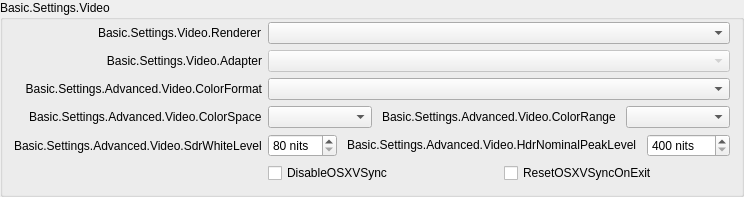
                   <widget class="QGroupBox" name="advancedVideoContainer">
                    <property name="title">
                     <string>Basic.Settings.Video</string>
                    </property>
                    <layout class="QFormLayout" name="formLayout_14">
                     <property name="fieldGrowthPolicy">
                      <enum>QFormLayout::AllNonFixedFieldsGrow</enum>
                     </property>
                     <property name="labelAlignment">
                      <set>Qt::AlignRight|Qt::AlignTrailing|Qt::AlignVCenter</set>
                     </property>
                     <property name="topMargin">
                      <number>2</number>
                     </property>
                     <item row="0" column="0">
                      <widget class="QLabel" name="rendererLabel">
                       <property name="text">
                        <string>Basic.Settings.Video.Renderer</string>
                       </property>
                       <property name="buddy">
                        <cstring>renderer</cstring>
                       </property>
                       <property name="useFor" stdset="0">
                        <string notr="true">FormLabelRole</string>
                       </property>
                      </widget>
                     </item>
                     <item row="0" column="1">
                      <widget class="PLSComboBox" name="renderer">
                       <property name="currentText">
                        <string notr="true"/>
                       </property>
                      </widget>
                     </item>
                     <item row="1" column="0">
                      <widget class="QLabel" name="adapterLabel">
                       <property name="text">
                        <string>Basic.Settings.Video.Adapter</string>
                       </property>
                       <property name="alignment">
                        <set>Qt::AlignRight|Qt::AlignTrailing|Qt::AlignVCenter</set>
                       </property>
                       <property name="buddy">
                        <cstring>adapter</cstring>
                       </property>
                       <property name="useFor" stdset="0">
                        <string notr="true">FormLabelRole</string>
                       </property>
                      </widget>
                     </item>
                     <item row="1" column="1">
                      <widget class="PLSComboBox" name="adapter">
                       <property name="enabled">
                        <bool>false</bool>
                       </property>
                       <property name="currentText">
                        <string notr="true"/>
                       </property>
                      </widget>
                     </item>
                     <item row="2" column="0">
                      <widget class="QLabel" name="label_30">
                       <property name="minimumSize">
                        <size>
                         <width>0</width>
                         <height>0</height>
                        </size>
                       </property>
                       <property name="text">
                        <string>Basic.Settings.Advanced.Video.ColorFormat</string>
                       </property>
                       <property name="alignment">
                        <set>Qt::AlignRight|Qt::AlignTrailing|Qt::AlignVCenter</set>
                       </property>
                       <property name="buddy">
                        <cstring>colorFormat</cstring>
                       </property>
                       <property name="useFor" stdset="0">
                        <string notr="true">FormLabelRole</string>
                       </property>
                      </widget>
                     </item>
                     <item row="2" column="1">
                      <widget class="PLSComboBox" name="colorFormat"/>
                     </item>
                     <item row="3" column="0">
                      <widget class="QLabel" name="label_33">
                       <property name="text">
                        <string>Basic.Settings.Advanced.Video.ColorSpace</string>
                       </property>
                       <property name="buddy">
                        <cstring>colorSpace</cstring>
                       </property>
                       <property name="useFor" stdset="0">
                        <string notr="true">FormLabelRole</string>
                       </property>
                      </widget>
                     </item>
                     <item row="3" column="1">
                      <layout class="QHBoxLayout" name="horizontalLayout_20">
                       <property name="spacing">
                        <number>10</number>
                       </property>
                       <property name="leftMargin">
                        <number>0</number>
                       </property>
                       <property name="topMargin">
                        <number>0</number>
                       </property>
                       <property name="rightMargin">
                        <number>0</number>
                       </property>
                       <property name="bottomMargin">
                        <number>0</number>
                       </property>
                       <item>
                        <widget class="PLSComboBox" name="colorSpace"/>
                       </item>
                       <item alignment="Qt::AlignRight|Qt::AlignVCenter">
                        <widget class="QLabel" name="label_34">
                         <property name="sizePolicy">
                          <sizepolicy hsizetype="Maximum" vsizetype="Preferred">
                           <horstretch>0</horstretch>
                           <verstretch>0</verstretch>
                          </sizepolicy>
                         </property>
                         <property name="text">
                          <string>Basic.Settings.Advanced.Video.ColorRange</string>
                         </property>
                         <property name="buddy">
                          <cstring>colorRange</cstring>
                         </property>
                         <property name="useFor" stdset="0">
                          <string notr="true">FormLabelRole</string>
                         </property>
                        </widget>
                       </item>
                       <item>
                        <widget class="PLSComboBox" name="colorRange"/>
                       </item>
                      </layout>
                     </item>
                     <item row="4" column="1">
                      <layout class="QHBoxLayout" name="horizontalLayout_sdrPaperWhite">
                       <property name="spacing">
                        <number>10</number>
                       </property>
                       <property name="leftMargin">
                        <number>0</number>
                       </property>
                       <property name="topMargin">
                        <number>0</number>
                       </property>
                       <property name="rightMargin">
                        <number>0</number>
                       </property>
                       <property name="bottomMargin">
                        <number>0</number>
                       </property>
                       <item>
                        <widget class="PLSSpinBox" name="sdrWhiteLevel">
                         <property name="suffix">
                          <string notr="true"> nits</string>
                         </property>
                         <property name="minimum">
                          <number>80</number>
                         </property>
                         <property name="maximum">
                          <number>480</number>
                         </property>
                        </widget>
                       </item>
                       <item alignment="Qt::AlignRight|Qt::AlignVCenter">
                        <widget class="QLabel" name="label_hdrNominalPeakLevel">
                         <property name="sizePolicy">
                          <sizepolicy hsizetype="Maximum" vsizetype="Preferred">
                           <horstretch>0</horstretch>
                           <verstretch>0</verstretch>
                          </sizepolicy>
                         </property>
                         <property name="text">
                          <string>Basic.Settings.Advanced.Video.HdrNominalPeakLevel</string>
                         </property>
                         <property name="buddy">
                          <cstring>hdrNominalPeakLevel</cstring>
                         </property>
                         <property name="useFor" stdset="0">
                          <string notr="true">FormLabelRole</string>
                         </property>
                        </widget>
                       </item>
                       <item>
                        <widget class="PLSSpinBox" name="hdrNominalPeakLevel">
                         <property name="suffix">
                          <string notr="true"> nits</string>
                         </property>
                         <property name="minimum">
                          <number>400</number>
                         </property>
                         <property name="maximum">
                          <number>10000</number>
                         </property>
                        </widget>
                       </item>
                      </layout>
                     </item>
                     <item row="4" column="0">
                      <layout class="QVBoxLayout" name="verticalLayout_82">
                       <property name="spacing">
                        <number>0</number>
                       </property>
                       <property name="topMargin">
                        <number>0</number>
                       </property>
                       <property name="rightMargin">
                        <number>0</number>
                       </property>
                       <property name="bottomMargin">
                        <number>0</number>
                       </property>
                       <item>
                        <widget class="QLabel" name="label_sdrWhiteLevel">
                         <property name="text">
                          <string>Basic.Settings.Advanced.Video.SdrWhiteLevel</string>
                         </property>
                         <property name="buddy">
                          <cstring>sdrWhiteLevel</cstring>
                         </property>
                         <property name="useFor" stdset="0">
                          <string notr="true">FormLabelRole</string>
                         </property>
                        </widget>
                       </item>
                      </layout>
                     </item>
                     <item row="5" column="1">
                      <layout class="QHBoxLayout" name="horizontalLayout_18">
                       <property name="spacing">
                        <number>10</number>
                       </property>
                       <property name="leftMargin">
                        <number>0</number>
                       </property>
                       <property name="topMargin">
                        <number>0</number>
                       </property>
                       <property name="rightMargin">
                        <number>0</number>
                       </property>
                       <property name="bottomMargin">
                        <number>0</number>
                       </property>
                       <item>
                        <widget class="PLSCheckBox" name="disableOSXVSync">
                         <property name="text">
                          <string>DisableOSXVSync</string>
                         </property>
                        </widget>
                       </item>
                       <item>
                        <widget class="PLSCheckBox" name="resetOSXVSync">
                         <property name="text">
                          <string>ResetOSXVSyncOnExit</string>
                         </property>
                        </widget>
                       </item>
                      </layout>
                     </item>
                    </layout>
                   </widget>
